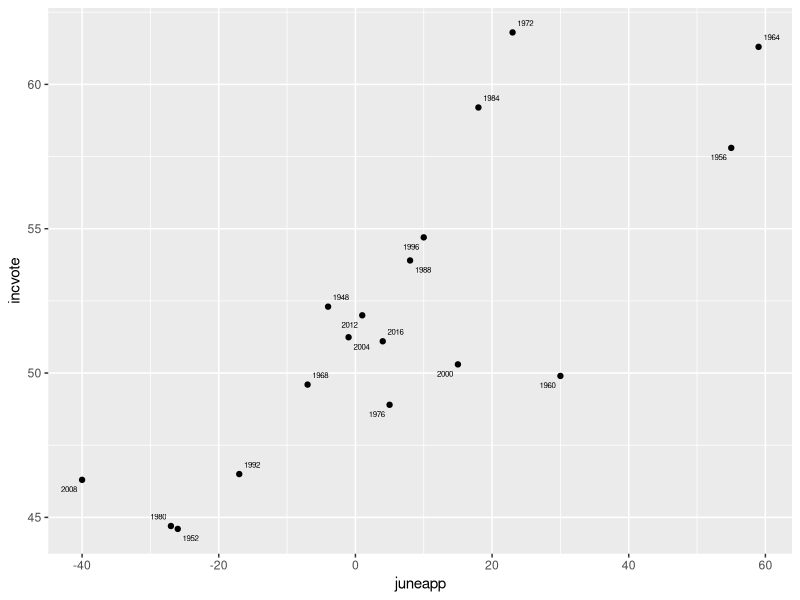
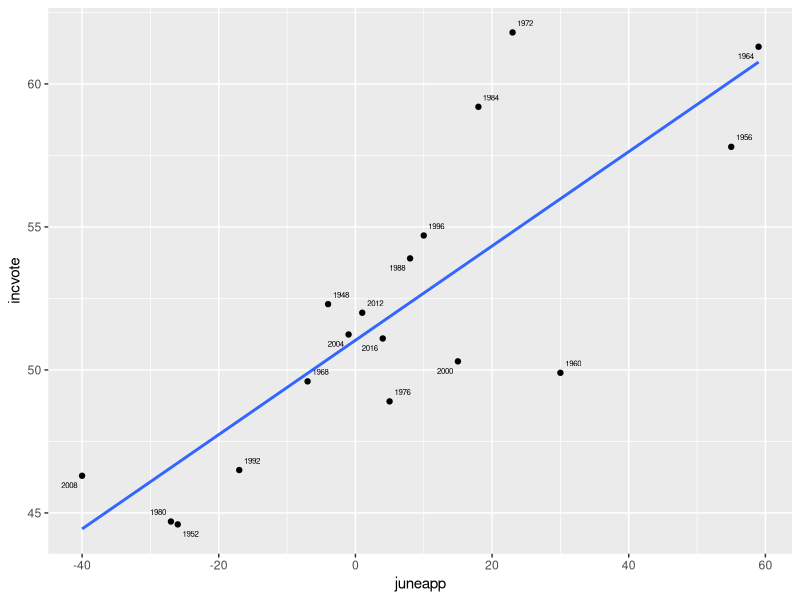
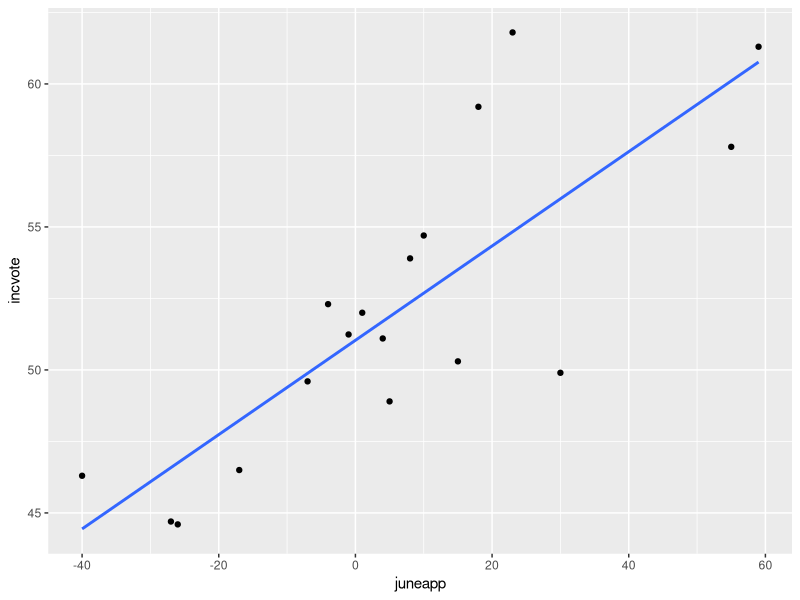
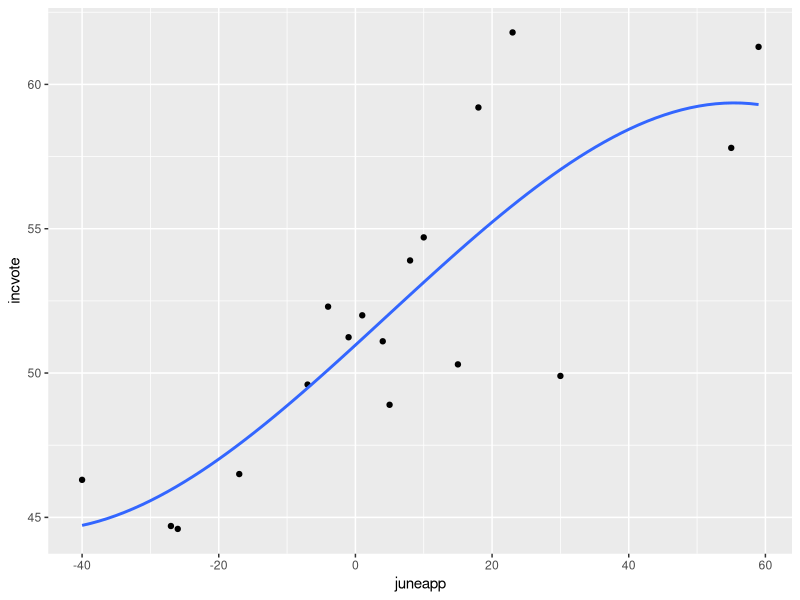
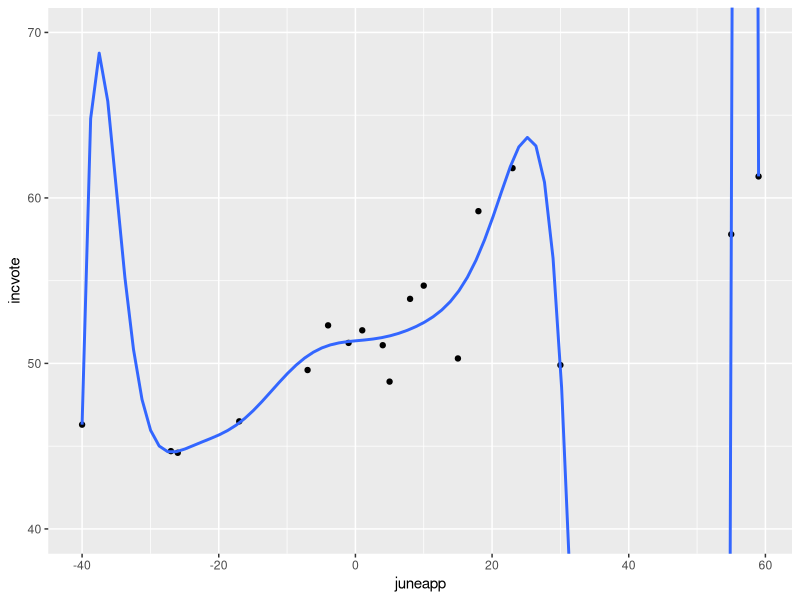
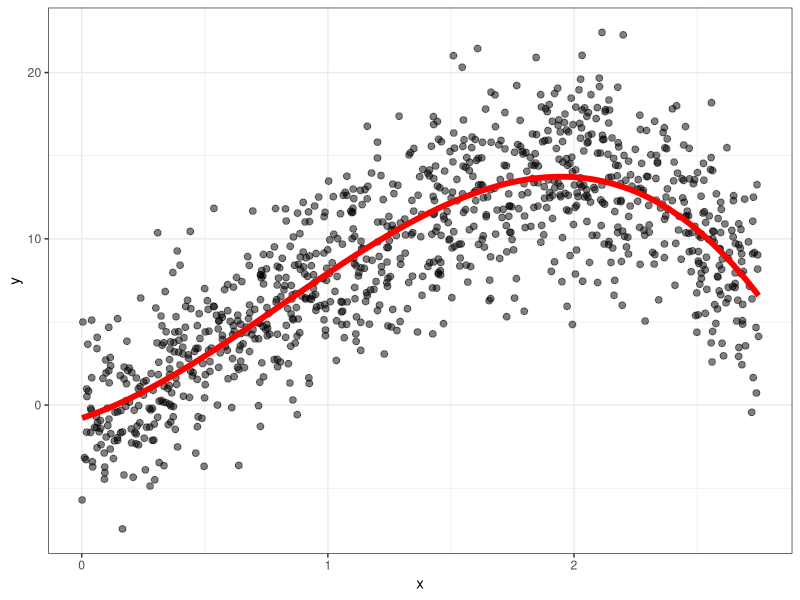
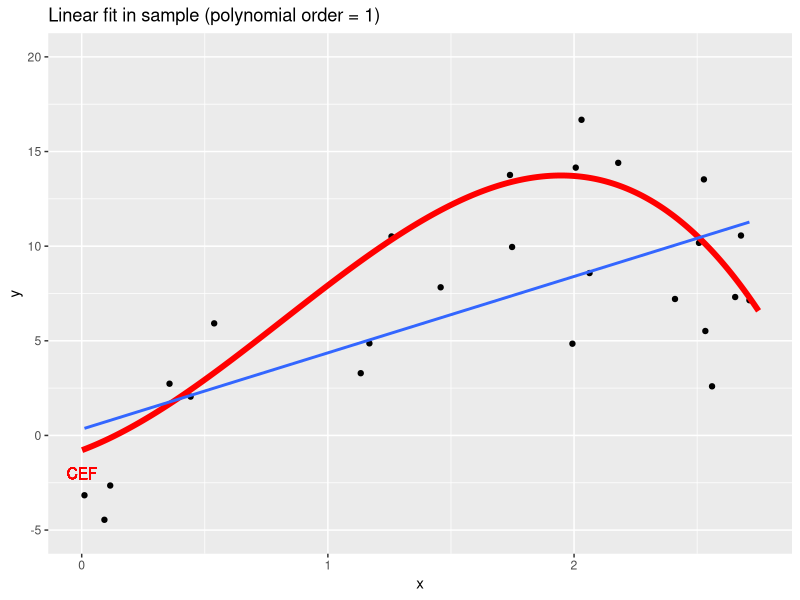
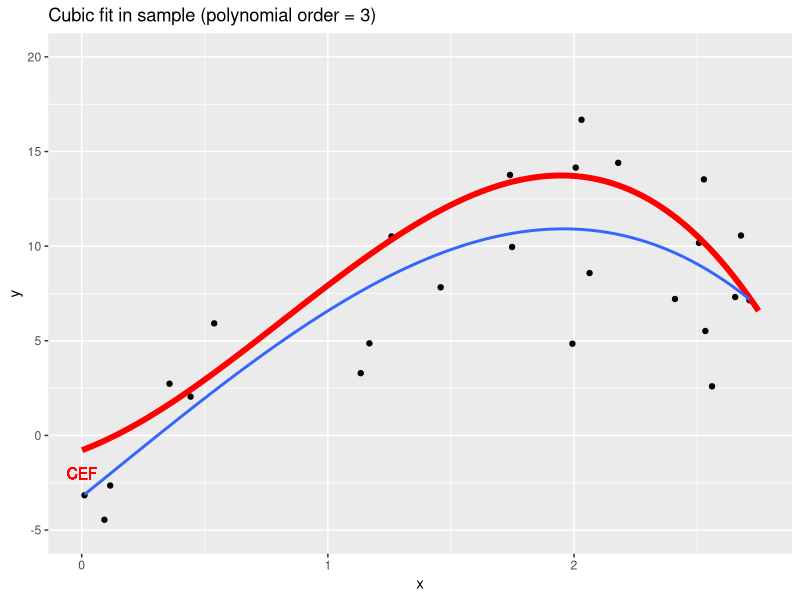

Source code (R) for these figures, in order:
## ---- chunk 1
#| warning: false
#| message: false

library(tidyverse)
knitr::opts_chunk$set(dev = "ragg_png")
## ---- chunk 2
pres <- read_csv("./../data/pres_data.csv") %>% 
  filter(year < 2020)
## ---- chunk 3
#| fig-height: 4
#| fig-width: 5.5
#| out-width: "80%"
#| fig-align: center
vote_app <- pres |>  
  ggplot(aes(x = juneapp, y = incvote, label = year)) + 
  geom_point() + 
  ggrepel::geom_text_repel(size = 2) 
vote_app
## ---- chunk 4
#| fig-height: 3.5
#| fig-width: 5
#| out-width: "90%"
#| fig-align: center
vote_app + 
  geom_smooth(method = lm, se = F)
## ---- chunk 5
lm(incvote ~ juneapp, 
   data = pres)
## ---- chunk 6
#| echo: true
# add variables to data
# base R version
pres2 <- pres
pres2$juneapp_squared <- pres2$juneapp^2
pres2$juneapp_cubed <- pres2$juneapp^3
## ---- chunk 7
#| echo: true
# tidy version
pres2 <- pres |> 
  mutate(juneapp_squared = juneapp^2,
         juneapp_cubed = juneapp^3)
## ---- chunk 8
#| echo: true
# regression
lm(incvote ~ juneapp + juneapp_squared + juneapp_cubed, data = pres2)
## ---- chunk 9
#| echo: true
# add variables to formula using I()
lm(incvote ~ juneapp + I(juneapp^2) + I(juneapp^3), data = pres)
## ---- chunk 10
#| echo: true
# poly() function
lm(incvote ~ poly(juneapp, degree = 3, raw = T), data = pres)
## ---- chunk 11
#| echo: true
pres |>  
  ggplot(aes(x = juneapp, y = incvote)) + 
  geom_point() + 
  geom_smooth(method = "lm", se = F)
## ---- chunk 12
#| echo: true 
pres |>  
  ggplot(aes(x = juneapp, y = incvote)) + 
  geom_point() + 
  geom_smooth(method = "lm", se = F,  
              formula = y ~ poly(x, 3)) 
## ---- chunk 13
#| echo: true
#| fig-align: center
pres |>  
  ggplot(aes(x = juneapp, y = incvote)) + 
  geom_point() + 
  geom_smooth(method = "lm", se = F,
              formula = y ~ poly(x, 12)) +
  coord_cartesian(ylim = c(40, 70))
## ---- chunk 14
n <- 1000
dat_xy <- tibble(x = runif(n, min = 0, max = 2.75)) |> 
  mutate(mu = 3*x + 8*x^2 - 3*x^3,
         y = rnorm(n, mean = mu, sd = 3))

dat <- dat_xy |> 
  mutate(blp = predict(lm(y ~ poly(x, 3), data = dat_xy)))

p <- dat |> 
  ggplot(aes(x = x, y = y)) + 
  geom_point(alpha = .5, size = 2) +
  theme_bw() + 
  geom_line(aes(y = blp), col = "red", lwd = 2)
## ---- chunk 15
#| fig-height: 3.5
#| fig-width: 7
#| fig-align: center
#| out-width: "85%"
p
## ---- chunk 16
draw_dat <- function(n = 15){
  dat_xy |> slice_sample(n = n)
  #tibble(x = runif(n, min = 0, max = 2.75)) |> 
  #  mutate(mu = 3*x + 8*x^2 - 3*x^3, y = rnorm(n, mean = mu, sd = 3))
}

get_mse <- function(dat, mod){
  dat |> 
    mutate(resid = dat$y - predict(mod, newdata = dat)) |> 
    summarize(mean(resid^2)) |> 
    as.numeric()  
}
## ---- chunk 17
#cef_dat <- tibble(x = seq(0, 2.75, by = .01)) |> 
#  mutate(mu = 3*x + 8*x^2 - 3*x^3)

plot_dat <- draw_dat(n = 25)

base_plot <- plot_dat |> 
  ggplot(aes(x = x, y = y)) + 
  geom_point() +
  geom_line(data = dat, aes(y = blp), col = "red", lwd = 2) + 
  geom_text(x = 0, y = -2, col = "red", label = "CEF") + 
  coord_cartesian(ylim = c(-5, 20))
## ---- chunk 18
#| fig-width: 4.5
#| fig-height: 3
#| fig-align: center
#| out-width: "90%" 
base_plot +
  geom_smooth(method = "lm", se = F) + 
  labs(title = "Linear fit in sample (polynomial order = 1)")
## ---- chunk 19
#| fig-width: 4.5
#| fig-height: 3
#| fig-align: center
#| out-width: "90%" 
base_plot +
  geom_smooth(method = "lm", se = F, formula = y ~ poly(x, 3)) +
  labs(title = "Cubic fit in sample (polynomial order = 3)")
## ---- chunk 20
#big_dat <- draw_dat(n = 15000)
mod <- lm(y ~ x, data = dat)
results <- expand_grid(k = c(1, 2, 3, 4, 5),
            rep = 1:200,
            n = c(15, 50, 100, 500)) |> 
  mutate(data = map(n, draw_dat),
         mod = map2(k, data, ~ lm(y ~ poly(x, .x), data = .y)),
         mse_in_sample = map2_dbl(data, mod, get_mse),
         mse_out_of_sample = map_dbl(mod, get_mse, dat = dat_xy)) 
## ---- chunk 21
#| fig-height: 5
#| fig-width: 8
#| fig-align: center
#| out-width: "90%"
results |> 
  pivot_longer(cols = contains("sample"), names_prefix = "mse_") |> 
  group_by(k, n, name) |> 
  summarize(value = mean(value)) |> 
  mutate(name = ifelse(name == "in_sample", "Mean squared residual\nin sample", "Mean squared residual\nin population"),
         samp_size = factor(str_c("n = ", n)),
         samp_size = fct_reorder(samp_size, n)) |> 
  ggplot(aes(x = k, y = value, col = fct_rev(name))) + 
  geom_line(lwd = 1) + 
  coord_cartesian(ylim = c(0,30)) + 
  facet_wrap(vars(samp_size)) + 
  labs(x = "Order of polynomial", y = "Value", col = "") + 
  scale_color_manual(values = c("red", "black"))
## ---- chunk 22
bb <- read_csv('../data/Butler_Broockman.csv')
## ---- chunk 23
#| echo: true
mean(bb$reply_atall[bb$treat_deshawn == 1])
mean(bb$reply_atall[bb$treat_deshawn == 0])
## ---- chunk 24
#| echo: true
bb |> 
  group_by(treat_deshawn) |> 
  summarize(mean(reply_atall))
## ---- chunk 25
#| echo: true
lm(reply_atall ~ treat_deshawn, data = bb) 
## ---- chunk 26
#| echo: true
lm(reply_atall ~ treat_deshawn, data = bb) |> coef()
## ---- chunk 27
#| echo: true
bb$treatment <- ifelse(bb$treat_deshawn == 1, "Deshawn", "Jake")
lm(reply_atall ~ treatment, data = bb) |> coef()
bb$treatment <- ifelse(bb$treat_deshawn == 1, "2. Deshawn", "1. Jake")
lm(reply_atall ~ treatment, data = bb) |> coef()
## ---- chunk 28
#| echo: true
# no intercept via -1
lm(reply_atall ~ treatment - 1, data = bb) |> coef()
## ---- chunk 29
#| echo: true
lm(reply_atall ~ treat_deshawn + leg_republican, data = bb) |>  
  coef()
## ---- chunk 30
#| out-width: "75%"
#| fig-align: center
#| fig-width: 7
#| fig-height: 3.5
combinations <- expand_grid(treat_deshawn = c(0,1),
                            leg_republican = c(0,1))
mod_rigid <- lm(reply_atall ~ treat_deshawn + leg_republican, data = bb)
mod_flex <- lm(reply_atall ~ treat_deshawn*leg_republican, data = bb) 

combinations %>% 
  mutate(`Model predictions` = predict(mod_rigid, newdata = .),
         `Actual means` = predict(mod_flex, newdata = .),
         Treatment = fct_rev(ifelse(treat_deshawn == 1, "DeShawn", "Jake")),
         Party = ifelse(leg_republican == 1, "Republican", "Democrat")) %>%
  pivot_longer(cols = c(`Model predictions`, `Actual means`)) %>% 
  ggplot(aes(x = Treatment, y = value, col = Party)) + 
  geom_point() + 
  geom_line(aes(group = leg_republican)) + 
  facet_wrap(vars(name)) + 
  scale_color_manual(values = c("blue", "red")) + 
  labs(y = "Proportion replying")


## ---- chunk 31
#| echo: true
lm(reply_atall ~ treat_deshawn*leg_republican, data = bb) |> coef()
## ---- chunk 32
#| echo: true
bb$email_party <- paste(ifelse(bb$treat_deshawn == 1, "Deshawn", "Jake"),
                        ifelse(bb$leg_republican == 0, "D", "R"),
                        sep = "_") 
table(bb$email_party)
lm(reply_atall ~ email_party, data = bb) |> coef()
lm(reply_atall ~ email_party - 1, data = bb) |> coef()
## ---- chunk 33
#| echo: true
# equivalent ways to make B:
B <- cbind(c(1, 4, -1), c(2, 0, 3))
(B <- matrix(data = c(1, 4, -1, 2, 0, 3), ncol = 2))

t(B)

# also equivalent:
D <- c(2, 1)
(D <- matrix(data = c(2, 1), ncol = 1))

B %*% D
## ---- chunk 34
#| fig-height: 3
#| fig-width: 3
#| fig-align: center
#| out-width: "90%"
#| 
tibble(x = c(0, 1),
       y = c(1, 0)) |> 
  ggplot(aes(x = x, y = y)) + 
  geom_point() + 
  theme_bw() + 
  expand_limits(x = c(-.5, 1.5),
                y = c(-.5, 1.5)) #+ 
  # coord_fixed()
## ---- chunk 35
#| echo: true 
(X <- matrix(c(1,1,0,1), nrow = 2))
solve(X)
## ---- chunk 36
#| echo: true
Y <- c(1, 0)
solve(X)%*%Y  # note matrix multiplication: %*%
## ---- chunk 37
#| fig-height: 3
#| fig-width: 3
#| fig-align: center
#| out-width: "90%"
#| 
tibble(x = c(0, 1, 1),
       y = c(1, 0, 1)) |> 
  ggplot(aes(x = x, y = y)) + 
  geom_point() + 
  theme_bw() + 
  expand_limits(x = c(-.5, 1.5),
                y = c(-.5, 1.5)) #+ 
  # coord_fixed()
## ---- chunk 38
#| echo: true
dat <- read.csv("./../data/cces_2012_subset.csv")
use <- !is.na(dat$env) & !is.na(dat$gender) & !is.na(dat$aa)
X <- cbind(1, dat$gender[use], dat$aa[use])
head(X, 3)
Y <- dat$env[use]
head(Y, 3)
solve(t(X) %*% X) %*% t(X) %*% Y
## ---- chunk 39
#| echo: true
lm(env ~ gender + aa, data = dat)
